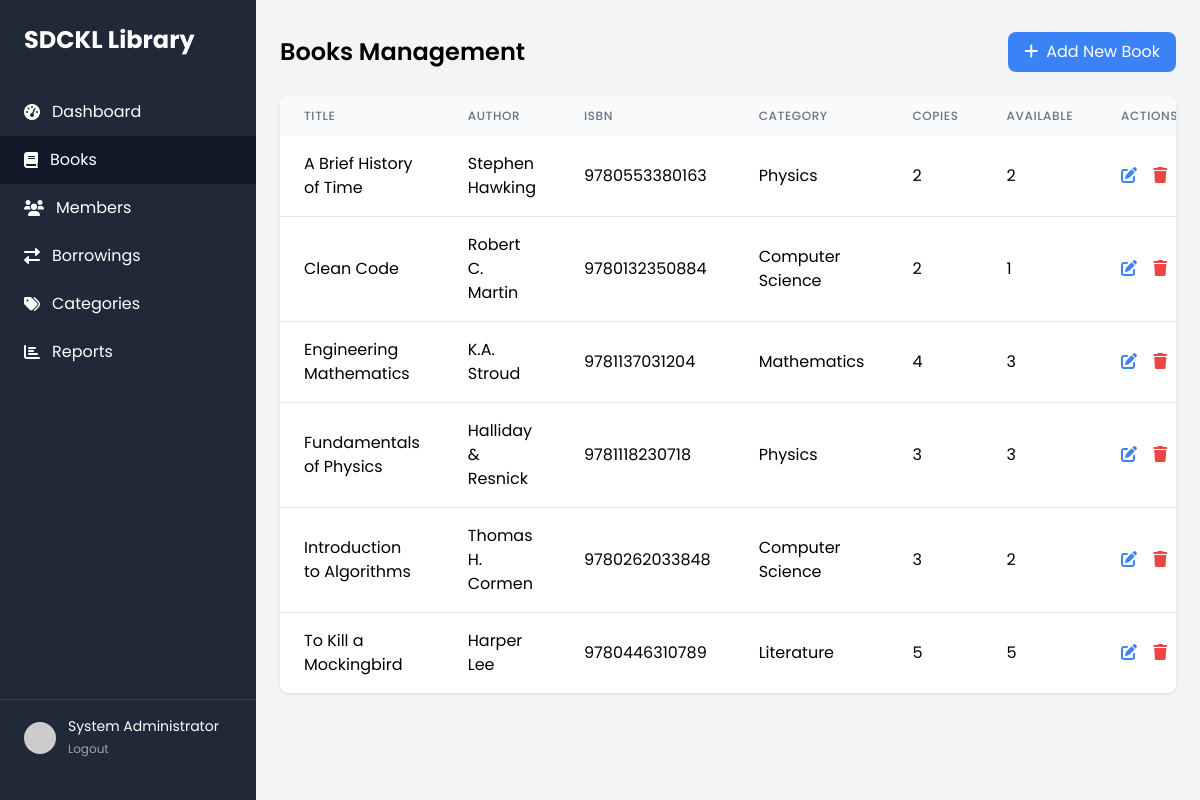
The page /books.php (signed in) on the database its author committed.
### tables this page shows
CREATE TABLE IF NOT EXISTS books (
    id INT PRIMARY KEY AUTO_INCREMENT,
    title VARCHAR(255) NOT NULL,
    author VARCHAR(100) NOT NULL,
    isbn VARCHAR(13) UNIQUE NOT NULL,
    category_id INT,
    publisher VARCHAR(100),
    publication_year YEAR,
    copies INT NOT NULL DEFAULT 1,
    available_copies INT NOT NULL DEFAULT 1,
    shelf_location VARCHAR(50),
    description TEXT,
    created_at TIMESTAMP DEFAULT CURRENT_TIMESTAMP,
    FOREIGN KEY (category_id) REFERENCES categories(id) ON DELETE SET NULL
);

CREATE TABLE IF NOT EXISTS categories (
    id INT PRIMARY KEY AUTO_INCREMENT,
    name VARCHAR(50) NOT NULL,
    description TEXT,
    created_at TIMESTAMP DEFAULT CURRENT_TIMESTAMP
);

### books.php (the view, shortened to what this page needs)
<?php
require_once 'database/config.php';
$books_query = "
    SELECT b.*, c.name as category_name
    FROM books b
    LEFT JOIN categories c ON b.category_id = c.id
    ORDER BY b.title";
$books = $conn->query($books_query);
?>
<!DOCTYPE html>
<html lang="en">
<head>
    <script src="https://cdn.tailwindcss.com"></script>
    <link rel="stylesheet" href="https://cdnjs.cloudflare.com/ajax/libs/font-awesome/6.0.0-beta3/css/all.min.css">
</head>
<body class="bg-gray-100">
    <div class="min-h-screen flex">
        <div class="bg-gray-800 text-white w-64 py-6 flex flex-col">
            <div class="px-6 mb-8">
                <h1 class="text-2xl font-bold">SDCKL Library</h1>
            </div>
            <nav class="flex-1">
                <a href="dashboard.php" class="flex items-center px-6 py-3 hover:bg-gray-700">
                    <i class="fas fa-tachometer-alt mr-3"></i>
                    Dashboard
                </a>
                <a href="books.php" class="flex items-center px-6 py-3 bg-gray-900">
                    <i class="fas fa-book mr-3"></i>
                    Books
                </a>
                <a href="members.php" class="flex items-center px-6 py-3 hover:bg-gray-700">
                    <i class="fas fa-users mr-3"></i>
                    Members
                </a>
                <a href="borrowings.php" class="flex items-center px-6 py-3 hover:bg-gray-700">
                    <i class="fas fa-exchange-alt mr-3"></i>
                    Borrowings
                </a>
                <a href="categories.php" class="flex items-center px-6 py-3 hover:bg-gray-700">
                    <i class="fas fa-tags mr-3"></i>
                    Categories
                </a>
                <a href="reports.php" class="flex items-center px-6 py-3 hover:bg-gray-700">
                    <i class="fas fa-chart-bar mr-3"></i>
                    Reports
                </a>
            </nav>
            <div class="px-6 py-4 border-t border-gray-700">
                <div class="flex items-center">
                    <img src="https://ui-avatars.com/api/?name=<?php echo urlencode($_SESSION['full_name']); ?>"
                         class="w-8 h-8 rounded-full mr-3">
                    <div>
                        <p class="text-sm"><?php echo htmlspecialchars($_SESSION['full_name']); ?></p>
                        <a href="logout.php" class="text-xs text-gray-400 hover:text-white">Logout</a>
                    </div>
                </div>
            </div>
        </div>
        <div class="flex-1 overflow-x-hidden overflow-y-auto">
            <div class="container mx-auto px-6 py-8">
                <div class="flex justify-between items-center mb-6">
                    <h2 class="text-2xl font-semibold">Books Management</h2>
                    <button onclick="document.getElementById('addBookModal').classList.remove('hidden')"
                            class="bg-blue-500 text-white px-4 py-2 rounded-lg hover:bg-blue-600">
                        <i class="fas fa-plus mr-2"></i>Add New Book
                    </button>
                </div>
                <div class="bg-white rounded-lg shadow overflow-hidden">
                    <table class="min-w-full">
                        <thead class="bg-gray-50">
                            <tr>
                                <th class="px-6 py-3 text-left text-xs font-medium text-gray-500 uppercase tracking-wider">Title</th>
                                <th class="px-6 py-3 text-left text-xs font-medium text-gray-500 uppercase tracking-wider">Author</th>
                                <th class="px-6 py-3 text-left text-xs font-medium text-gray-500 uppercase tracking-wider">ISBN</th>
                                <th class="px-6 py-3 text-left text-xs font-medium text-gray-500 uppercase tracking-wider">Category</th>
                                <th class="px-6 py-3 text-left text-xs font-medium text-gray-500 uppercase tracking-wider">Copies</th>
                                <th class="px-6 py-3 text-left text-xs font-medium text-gray-500 uppercase tracking-wider">Available</th>
                                <th class="px-6 py-3 text-left text-xs font-medium text-gray-500 uppercase tracking-wider">Actions</th>
                            </tr>
                        </thead>
                        <tbody class="bg-white divide-y divide-gray-200">
                            <?php while($book = $books->fetch_assoc()): ?>
                            <tr>
                                <td class="px-6 py-4"><?php echo htmlspecialchars($book['title']); ?></td>
                                <td class="px-6 py-4"><?php echo htmlspecialchars($book['author']); ?></td>
                                <td class="px-6 py-4"><?php echo htmlspecialchars($book['isbn']); ?></td>
                                <td class="px-6 py-4"><?php echo htmlspecialchars($book['category_name']); ?></td>
                                <td class="px-6 py-4"><?php echo $book['copies']; ?></td>
                                <td class="px-6 py-4"><?php echo $book['available_copies']; ?></td>
                                <td class="px-6 py-4">
                                    <button onclick="editBook(<?php echo $book['id']; ?>)"
                                            class="text-blue-500 hover:text-blue-700 mr-3">
                                        <i class="fas fa-edit"></i>
                                    </button>
                                    <form method="POST" class="inline" onsubmit="return confirm('Are you sure you want to delete this book?');">
                                        <button type="submit" class="text-red-500 hover:text-red-700">
                                            <i class="fas fa-trash"></i>
                                        </button>
                                    </form>
                                </td>
                            </tr>
                            <?php endwhile; ?>
                        </tbody>
                    </table>
                </div>
            </div>
        </div>
    </div>
</body>
</html>

### books.php (style rules this page uses)
body { font-family: 'Poppins', sans-serif; }

### rows shown on the page
books: title "A Brief History of Time", author "Stephen Hawking", isbn "9780553380163", category.name "Physics", copies "2", available_copies "2"
books: title "Clean Code", author "Robert C. Martin", isbn "9780132350884", category.name "Computer Science", copies "2", available_copies "1"
books: title "Engineering Mathematics", author "K.A. Stroud", isbn "9781137031204", category.name "Mathematics", copies "4", available_copies "3"
books: title "Fundamentals of Physics", author "Halliday & Resnick", isbn "9781118230718", category.name "Physics", copies "3", available_copies "3"
books: title "Introduction to Algorithms", author "Thomas H. Cormen", isbn "9780262033848", category.name "Computer Science", copies "3", available_copies "2"
books: title "To Kill a Mockingbird", author "Harper Lee", isbn "9780446310789", category.name "Literature", copies "5", available_copies "5"

### other values the page prints
$_SESSION['full_name'] "System Administrator"
